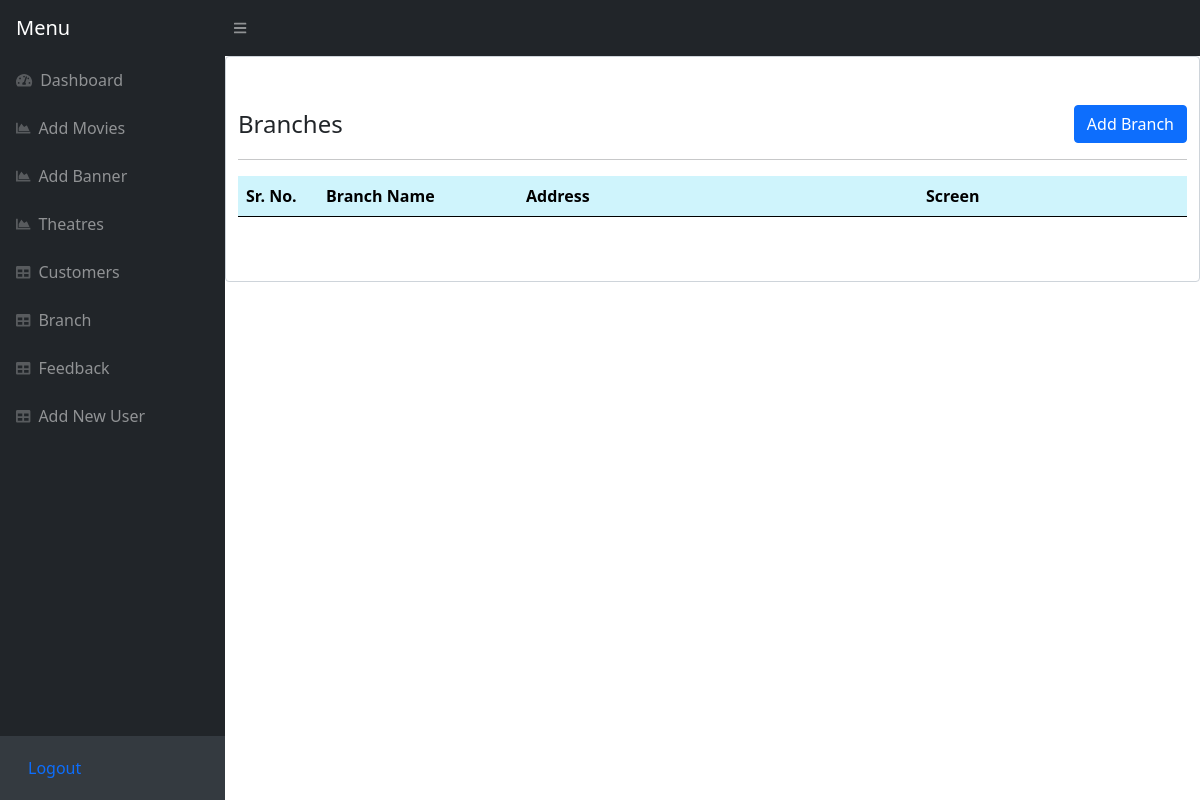
The page /admin/branch.php on the database as committed earlier.
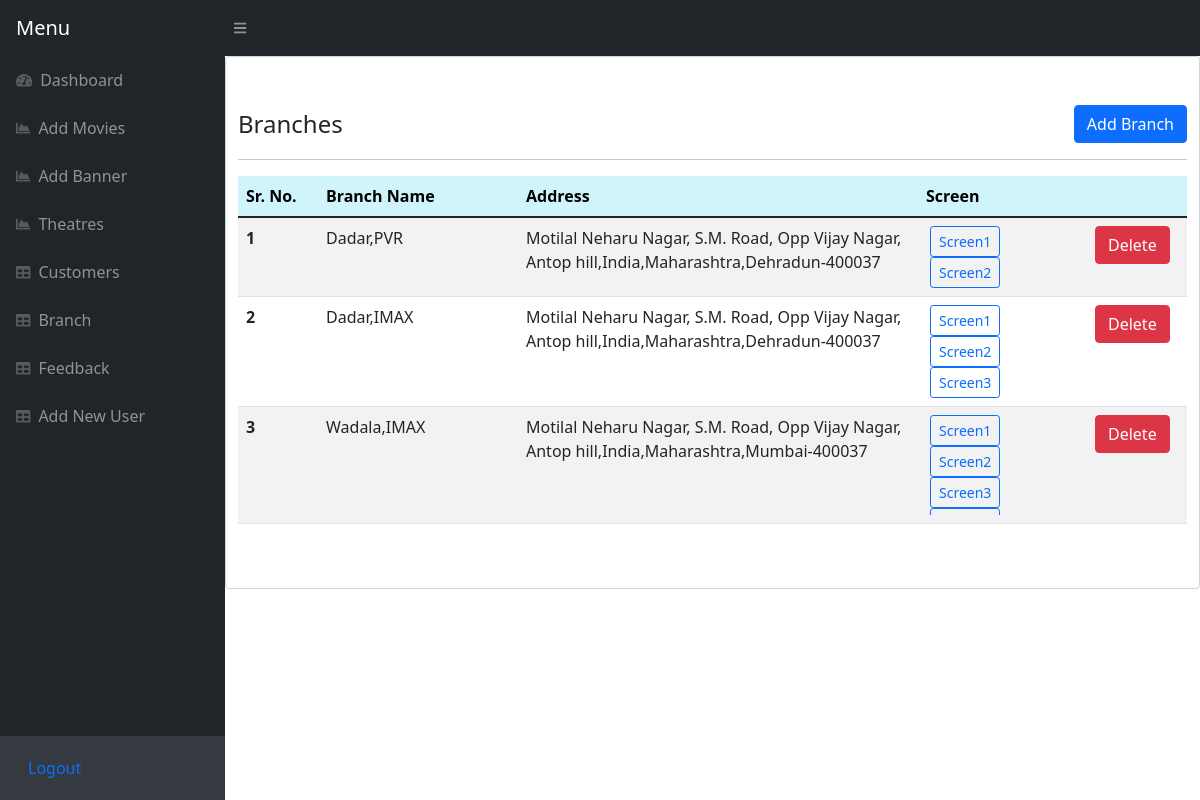
The same page on the database as committed later.
### tables this page shows
CREATE TABLE `branch` (
  `b_id` int(11) NOT NULL,
  `t_id` int(11) NOT NULL,
  `branch_name` varchar(50) NOT NULL,
  `b_address` text NOT NULL,
  `screen_txt` text NOT NULL,
  `b_city` varchar(30) NOT NULL,
  `b_state` varchar(30) NOT NULL,
  `b_country` varchar(30) NOT NULL,
  `zipcode` varchar(30) NOT NULL
);

CREATE TABLE `theatres` (
  `t_id` int(11) NOT NULL,
  `t_date` datetime NOT NULL DEFAULT current_timestamp(),
  `t_name` varchar(30) NOT NULL,
  `t_location` varchar(100) NOT NULL,
  `t_status` varchar(30) NOT NULL
);

### admin/branch.php (the view, shortened to what this page needs)
<?php include("header_nav.php"); ?>
<?php include("sidenav.php"); ?>
<div class="form-control py-5">
    <div class="d-flex justify-content-between align-items-center">
       <h4 class="m-0">Branches</h4>
       <button type="button" class="btn btn-primary" data-bs-toggle="modal" data-bs-target="#branchModal">
          Add Branch
        </button>
    </div>
    <hr>
    <div class="row">
        <div class="col-12">
            <table class="table table-striped">
                  <thead class="table-info">
                    <tr>
                      <th scope="col" width="80px">Sr. No.</th>
                      <th scope="col" width="200px"> Branch Name</th>
                      <th scope="col" width="400px">Address</th>
                      <th scope="col">Screen</th>
                      <th width="100px" scope="col"></th>
                    </tr>
                  </thead>
                  <tbody class="table-striped">
                    <?php
                          $host= 'localhost';
                          $user= 'root';
                          $password= '';
                          $dbname= 'movies_db';
                          $conn= mysqli_connect($host, $user, $password, $dbname);
                          $sql= "SELECT * FROM branch b,theatres t WHERE t.t_id = b.t_id";
                          $retval= mysqli_query($conn, $sql);
                          if(mysqli_num_rows($retval) > 0)
                          {
                            $b_id = 0;
                              while($row= mysqli_fetch_assoc($retval))
                                {
                                  $b_id++;
                          ?>
                                <tr>
                                  <th scope="row"><?php echo $b_id; ?></th>
                                  <td><?php echo $row["branch_name"].','.$row["t_name"]; ?></td>
                                  <td><?php echo $row["b_address"].','.$row["b_country"].','.$row["b_state"].','.$row["b_city"].'-'.$row["zipcode"] ?></td>
                                  <td>
                                    <div style="overflow:auto;max-height:100px">
                                      <?php
                                        foreach (json_decode($row["screen_txt"], true)['screen'] as $value) {
                                          echo '<button class="btn btn-outline-primary btn-sm mx-1">'.$value['screen_name'].'</button>';
                                        }
                                      ?>
                                    </div>
                                  </td>
                                  <td>
                                  <button type="button" class="btn btn-danger" onclick=updatedeletemodel(<?php echo $row['b_id']; ?>,"<?php echo $row['branch_name']; ?>","<?php echo $row['t_name']; ?>") data-bs-toggle="modal" data-bs-target="#branchDeleteModal">
                                    Delete
                                  </button>
                                  </td>
                                </tr>
                              <?php   }
                              }
                          ?>
                  </tbody>
                </table>
        </div>
    </div>
<?php include("footer_nav.php"); ?>

### admin/header_nav.php (shortened to what this page needs)
<!DOCTYPE html>
<html lang="en">
    <head>
        <link href="https://cdn.jsdelivr.net/npm/simple-datatables@latest/dist/style.css" rel="stylesheet" />
        <link href="css/styles.css" rel="stylesheet" />
        <link href="https://cdn.jsdelivr.net/npm/bootstrap@5.0.2/dist/css/bootstrap.min.css" rel="stylesheet">
        <link rel="stylesheet" href="https://cdn.jsdelivr.net/npm/bootstrap-icons@1.5.0/font/bootstrap-icons.css">
    </head>
    <body class="sb-nav-fixed">
        <nav class="sb-topnav navbar navbar-expand navbar-dark bg-dark">
            <a class="navbar-brand ps-3" href="index.html">Menu</a>
            <button class="btn btn-link btn-sm order-1 order-lg-0 me-4 me-lg-0" id="sidebarToggle" href="#!"><i class="fas fa-bars"></i></button>
        </nav>

### admin/sidenav.php (shortened to what this page needs)
<div id="layoutSidenav">
            <div id="layoutSidenav_nav">
                <nav class="sb-sidenav accordion sb-sidenav-dark" id="sidenavAccordion">
                    <div class="sb-sidenav-menu">
                        <div class="nav">
                            <a class="nav-link" href="./dashboard.php">
                                <div class="sb-nav-link-icon"><i class="fas fa-tachometer-alt"></i></div>
                                Dashboard
                            </a>
                            <a class="nav-link" href="./add_movies.php">
                                <div class="sb-nav-link-icon"><i class="fas fa-chart-area"></i></div>
                                Add Movies
                            </a>
                            <a class="nav-link" href="./add_banner.php">
                                <div class="sb-nav-link-icon"><i class="fas fa-chart-area"></i></div>
                                Add Banner
                            </a>
                            <a class="nav-link" href="./add_theatre.php">
                                <div class="sb-nav-link-icon"><i class="fas fa-chart-area"></i></div>
                                Theatres
                            </a>
                            <a class="nav-link" href="./customer_list.php">
                                <div class="sb-nav-link-icon"><i class="fas fa-table"></i></div>
                                Customers
                            </a>
                            <a class="nav-link" href="./branch.php">
                                <div class="sb-nav-link-icon"><i class="fas fa-table"></i></div>
                               Branch
                            </a>
                            <a class="nav-link" href="./feedback.php">
                                <div class="sb-nav-link-icon"><i class="fas fa-table"></i></div>
                               Feedback
                            </a>
                            <a class="nav-link" href="./admin_sign_up.php">
                                <div class="sb-nav-link-icon"><i class="fas fa-table"></i></div>
                                Add New User
                            </a>
                        </div>
                    </div>
                    <div class="sb-sidenav-footer">
                             <a class="nav-link" href="../logout_engin.php">
                                Logout
                            </a>
                    </div>
                </nav>
</div>
            <div id="layoutSidenav_content">

### admin/footer_nav.php (shortened to what this page needs)
</div>
        </div>

Rows that differ between the two databases and show on the page:
added branch: branch_name "Dadar", t.t_name "PVR", b_address "Motilal Neharu Nagar, S.M. Road, Opp Vijay Nagar, Antop hill", b_country "India", b_state "Maharashtra", b_city "Dehradun", zipcode "400037", screen_name "Screen1", screen_name "Screen2"
added branch: branch_name "Dadar", t.t_name "IMAX", b_address "Motilal Neharu Nagar, S.M. Road, Opp Vijay Nagar, Antop hill", b_country "India", b_state "Maharashtra", b_city "Dehradun", zipcode "400037", screen_name "Screen1", screen_name "Screen2", screen_name "Screen3"
added branch: branch_name "Wadala", t.t_name "IMAX", b_address "Motilal Neharu Nagar, S.M. Road, Opp Vijay Nagar, Antop hill", b_country "India", b_state "Maharashtra", b_city "Mumbai", zipcode "400037", screen_name "Screen1", screen_name "Screen2", screen_name "Screen3"
